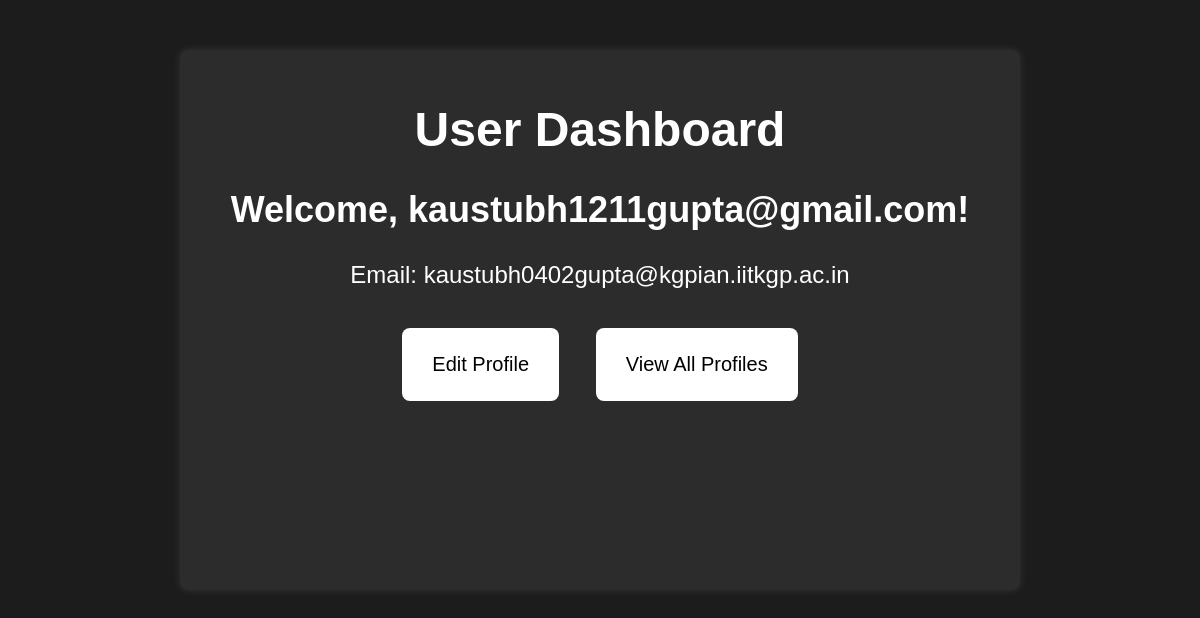
The page /dashboard (signed in) on the database its author committed.
### app.py (models this page shows)
class User(UserMixin, db.Model):
    id = db.Column(db.Integer, primary_key=True)
    username = db.Column(db.String(80), unique=True, nullable=False)
    email = db.Column(db.String(120), unique=True, nullable=False)
    password = db.Column(db.String(200), nullable=False)

### app.py (the view)
@app.route('/dashboard')
@login_required
def dashboard():
    return render_template('dashboard.html', user=current_user)

### app.py (called while the page is built)
@login_manager.user_loader
def load_user(user_id):
    return User.query.get(int(user_id))

### templates/dashboard.html (shortened to what this page needs)
<!DOCTYPE html>
<html lang="en">
<head>
    <link rel="stylesheet" href="{{ url_for('static', filename='styles.css') }}">
</head>
<body>
    <div class="container">
        <h1>User Dashboard</h1>
        <h2>Welcome, {{ user.username }}!</h2>
        <p>Email: {{ user.email }}</p>
        <a href="{{ url_for('edit_profile') }}"  class="link-btn link-btn-primary">Edit Profile</a>
        <a href="{{ url_for('all_profiles') }}"  class="link-btn link-btn-primary">View All Profiles</a>
    </div>
</body>
</html>

### static/styles.css (style rules this page uses)
body { font-family: 'Arial', sans-serif; font-size:x-large; background-color: #1c1c1c; color: #fff; margin: 0; padding: 0; }
.container { max-width: 800px; height: 500px; margin: 50px auto; background-color: #2c2c2c; padding: 20px; border-radius: 8px; box-shadow: 0 0 10px rgba(255, 255, 255, 0.1); text-align: center; }
h1 { text-align: center; color: #fff; }
a { text-decoration: none; cursor: pointer; }
.link-btn { display: inline-block; padding: 25px 30px; font-size: 20px; text-align: center; text-decoration: none; cursor: pointer; border: none; border-radius: 8px; margin: 15px; transition: background-color 0.3s ease, color 0.3s ease; }
.link-btn-primary { background-color: #ffffff; color: #000000; }

### rows shown on the page
User: username "kaustubh1211gupta@gmail.com", email "kaustubh0402gupta@kgpian.iitkgp.ac.in"
